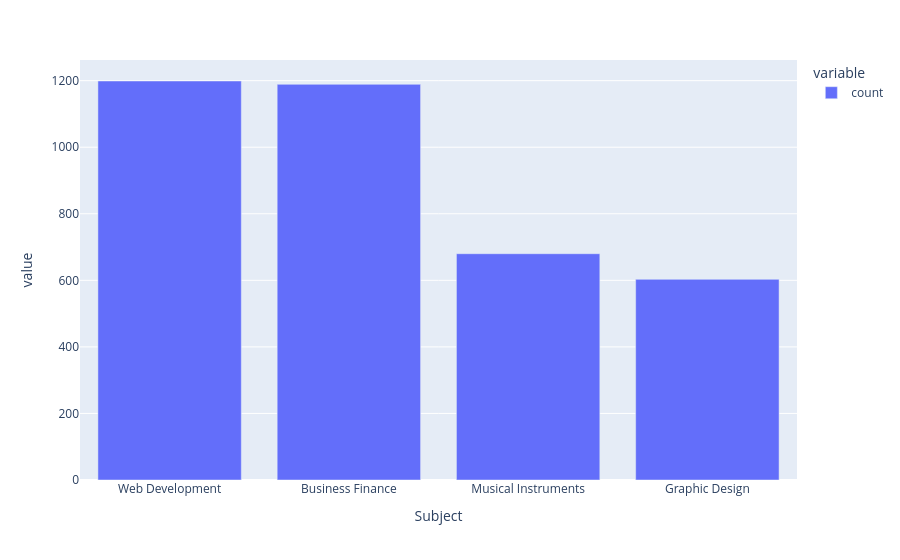

Notebook code cell kept with this figure:
### Markdown cell above
===================================
==================

### THE Wed Development and Business Finance Have the Hight Number of Courses in the dataset 
### while Musical and Graphic design contain fewer courses

====================================
===================

### Code cell
# what is distribution of courses across

subject_counts = df['Subject'].value_counts()

# bar Chart Visulize using plotly becouse it`s interactive

px.bar(subject_counts)

### Figure 1 — Plotly figure (JSON) as saved in the notebook; plotly's stock layout.template omitted (floating-point values rounded to 4 significant figures)
{"data": [{"hovertemplate": "variable=count<br>Subject=%{x}<br>value=%{y}<extra></extra>", "legendgroup": "count", "marker": {"color": "#636efa", "pattern": {"shape": ""}}, "name": "count", "orientation": "v", "showlegend": true, "textposition": "auto", "type": "bar", "x": ["Web Development", "Business Finance", "Musical Instruments", "Graphic Design"], "xaxis": "x", "y": [1199, 1189, 680, 603], "yaxis": "y"}], "layout": {"barmode": "relative", "legend": {"title": {"text": "variable"}, "tracegroupgap": 0}, "margin": {"t": 60}, "xaxis": {"anchor": "y", "domain": [0, 1], "title": {"text": "Subject"}}, "yaxis": {"anchor": "x", "domain": [0, 1], "title": {"text": "value"}}}}
